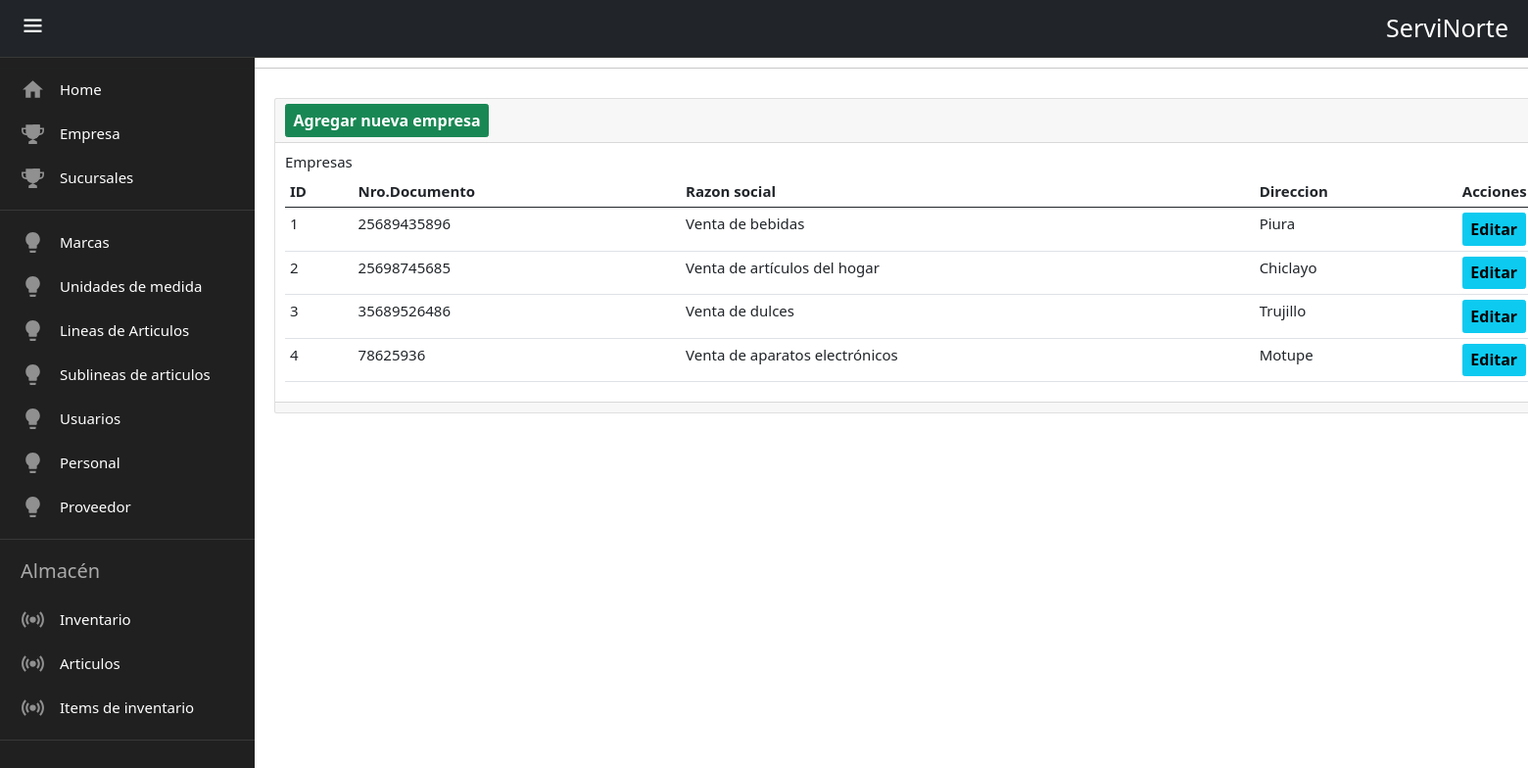
The app's page /empresa/ with its own data.
### servinorte_r/models.py (models this page shows, shortened)
class Empresa(models.Model):
    nro_documento = models.CharField(
        max_length=11, help_text="El nro.documento de la empresa. "
    )
    razon_social = models.CharField(
        max_length=150, help_text="La razón social de la empresa. "
    )
    direccion = models.CharField(
        max_length=150, help_text="La direccion de la empresa. "
    )

### servinorte_r/views.py (the view)
# urls.py: path('empresa/',views.empresas,name='empresa'),
def empresas(request):
    empresas=Empresa.objects.all()
    return render(request,"empresa/index.html",{'empresas':empresas})

### templates/empresa/index.html (shortened to what this page needs)
{% extends 'base.html' %}{% block content %}
<hr />
<div class="contenedor">
  <div class="card">
    <div class="card-header">
      <a
        name=""
        id=""
        class="btn btn-success text-white"
        style="font-size: medium; font-weight: bold"
        href="{% url 'crear_empresa' %}"
        role="button"
      >
        Agregar nueva empresa
      </a>
    </div>
    <div class="card-body">
      <h4 class="card-title">Empresas</h4>
      <table class="table">
        <thead>
          <tr>
            <th>ID</th>
            <th>Nro.Documento</th>
            <th>Razon social</th>
            <th>Direccion</th>
            <th>Acciones</th>
          </tr>
        </thead>
        <tbody>
          {% for empresa in empresas %}
          <tr>
            <td>{{ empresa.id }}</td>
            <td>{{ empresa.nro_documento }}</td>
            <td>{{ empresa.razon_social }}</td>
            <td>{{ empresa.direccion }}</td>
            <td>
              <a
                name=""
                id=""
                class="btn btn-info"
                style="font-size: medium; font-weight: bold"
                href="{% url 'editar_empresa' empresa.id %}"
                role="button"
              >
                Editar
              </a>
            </td>
          </tr>
          {% endfor %}
        </tbody>
      </table>
    </div>
    <div class="card-footer text-muted"></div>
  </div>
</div>
{% endblock %}

### servinorte_r/static/css/style.css (style rules this page uses)
:root { --fondo-color:#231e27; --items-color:#202020; --border-color:#383838; --text-color:#e7e7e7; }
* { padding: 0; box-sizing: border-box; margin: 0; }
html { font-size: 62.5%; font-family: sans-serif; }
body { width: 100%; height: 100vh; background-color: #231e27; position: relative; }
.contenedor { width:1600px; margin-left:280px; margin-top: 30px; font-size: 150%; }

### records on screen
Empresa: id "1", nro_documento "25689435896", razon_social "Venta de bebidas", direccion "Piura"
Empresa: id "2", nro_documento "25698745685", razon_social "Venta de artículos del hogar", direccion "Chiclayo"
Empresa: id "3", nro_documento "35689526486", razon_social "Venta de dulces", direccion "Trujillo"
Empresa: id "4", nro_documento "78625936", razon_social "Venta de aparatos electrónicos", direccion "Motupe"
